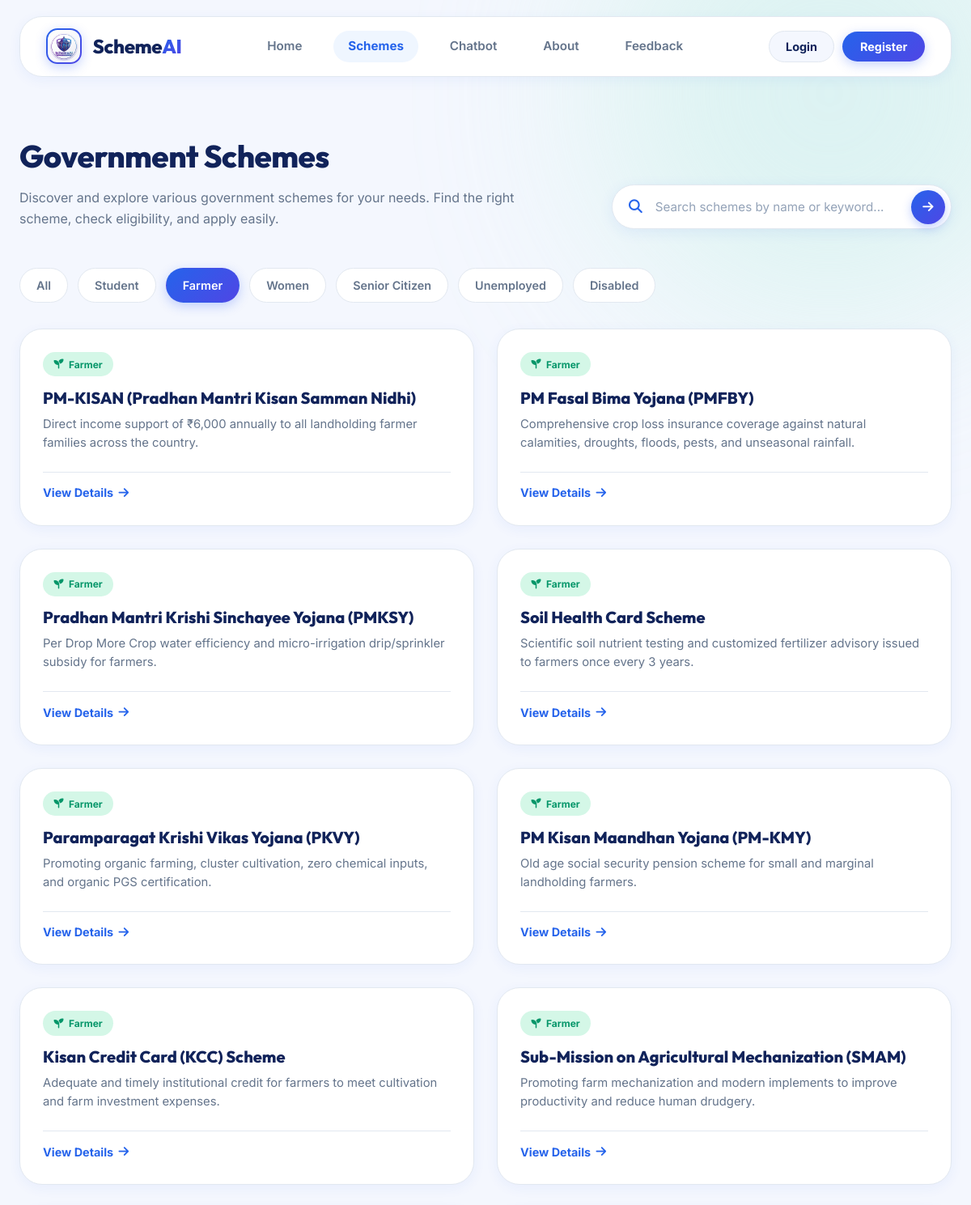
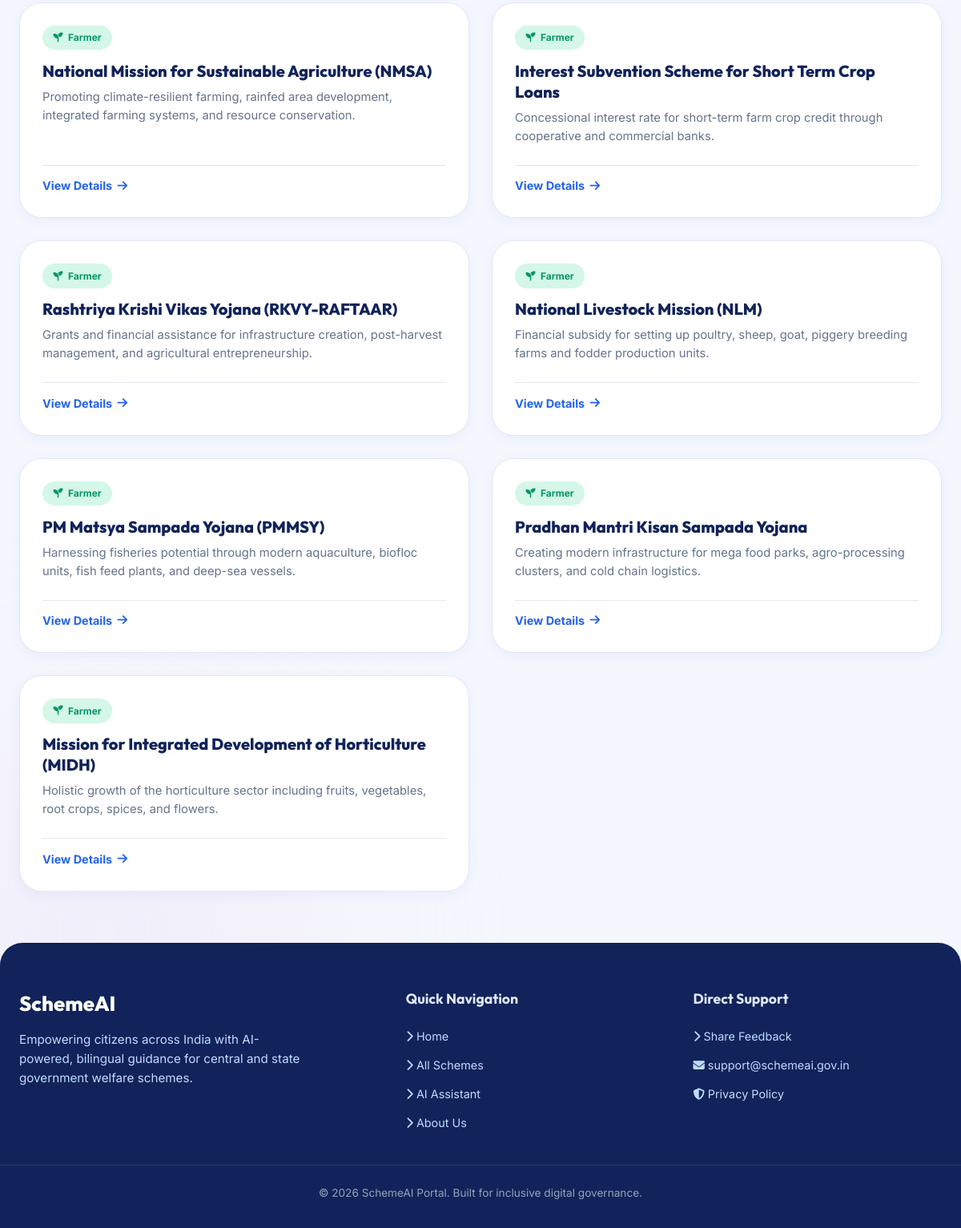
Page /schemes?category=farmer on the committed database (2 pictures, top to bottom).
### tables this page shows
CREATE TABLE schemes (
            id INTEGER PRIMARY KEY AUTOINCREMENT,
            name TEXT UNIQUE NOT NULL,
            category TEXT NOT NULL,
            description TEXT NOT NULL,
            eligibility TEXT NOT NULL,
            benefits TEXT NOT NULL,
            required_documents TEXT NOT NULL,
            portal_link TEXT NOT NULL
        );

### app.py (the view)
@app.route('/schemes')
def schemes_catalog():
    logged_in = 'user_id' in session
    username = session.get('username')
    category_filter = request.args.get('category', '').strip().lower()
    search_q = request.args.get('q', '').strip().lower()
    all_schemes = get_all_schemes()
    filtered_schemes = []
    for s in all_schemes:
        cat = str(s.get('category', '')).lower()
        name = str(s.get('name', '')).lower()
        desc = str(s.get('description', '')).lower()
        cat_match = True
        if category_filter and category_filter != 'all':
            if category_filter in ['student', 'students']:
                cat_match = 'student' in cat
            elif category_filter in ['farmer', 'farmers']:
                cat_match = 'farmer' in cat or 'agri' in cat
            elif category_filter in ['women', 'woman']:
                cat_match = 'women' in cat or 'female' in cat
            elif category_filter in ['senior', 'senior_citizen', 'seniors']:
                cat_match = 'senior' in cat or 'pension' in cat
            elif category_filter in ['unemployed', 'youth']:
                cat_match = 'unemployed' in cat or 'skill' in cat or 'youth' in cat
            elif category_filter in ['disabled', 'disabled_citizens']:
                cat_match = 'disabled' in cat or 'handicap' in cat
            else:
                cat_match = category_filter in cat
        search_match = True
        if search_q:
            search_match = (search_q in name or search_q in desc or search_q in cat)
        if cat_match and search_match:
            filtered_schemes.append(s)
    return render_template(
        'schemes.html',
        schemes=filtered_schemes,
        logged_in=logged_in,
        username=username,
        active_category=category_filter or 'all',
        search_query=search_q,
        total_count=len(all_schemes)
    )

### utils/db.py (called while the page is built)
def get_db_connection():
    conn = sqlite3.connect(DATABASE_PATH)
    conn.row_factory = sqlite3.Row  # Returns rows as dictionary-like objects
    return conn

def get_all_schemes():
    conn = get_db_connection()
    cursor = conn.cursor()
    cursor.execute("SELECT * FROM schemes")
    results = cursor.fetchall()
    conn.close()
    return [dict(row) for row in results]

### templates/schemes.html (shortened to what this page needs)
<!DOCTYPE html>
<html lang="en">
<head>
    <link rel="stylesheet" href="https://cdnjs.cloudflare.com/ajax/libs/font-awesome/6.4.0/css/all.min.css">
    <link rel="stylesheet" href="{{ url_for('static', filename='css/style.css') }}?v=16">
</head>
<body class="public-page">
    <div class="bg-glow bg-glow-1"></div>
    <div class="bg-glow bg-glow-2"></div>
    <div class="page-container" style="max-width: 1320px;">
        <header class="navbar" style="margin-top: 1.25rem;">
            <a href="/" class="brand">
                <div class="brand-logo">
                    <img src="{{ url_for('static', filename='images/logo.jpg') }}" alt="SchemeAI Logo" class="brand-logo-img">
                </div>
                <span class="brand-name">Scheme<span>AI</span></span>
            </a>
            <nav class="nav-links">
                <a href="/" class="nav-item">Home</a>
                <a href="{{ url_for('schemes_catalog') }}" class="nav-item active">Schemes</a>
                <a href="{{ url_for('chat_workspace') }}" class="nav-item">Chatbot</a>
                <a href="/about" class="nav-item">About</a>
                <a href="/feedback" class="nav-item">Feedback</a>
            </nav>
            <div class="nav-actions">
                {% if logged_in %}
                    <a href="{{ url_for('user_profile') }}" class="user-pill-btn">
                        <i class="fa-solid fa-circle-user"></i>
                        <span>{{ username }}</span>
                    </a>
                    <a href="{{ url_for('logout') }}" class="btn-nav-logout" title="Logout">
                        <i class="fa-solid fa-arrow-right-from-bracket"></i>
                    </a>
                {% else %}
                    <a href="{{ url_for('login') }}" class="btn-nav-login-light">Login</a>
                    <a href="{{ url_for('register') }}" class="btn-nav-register-light">Register</a>
                {% endif %}
            </div>
        </header>
        <div class="schemes-header-row">
            <div class="schemes-header-text">
                <h1 class="schemes-title">
                    Government Schemes
                </h1>
                <p class="schemes-subtitle">
                    Discover and explore various government schemes for your needs. Find the right scheme, check eligibility, and apply easily.
                </p>
            </div>
            <form action="{{ url_for('schemes_catalog') }}" method="GET" class="schemes-search-pill">
                <i class="fa-solid fa-magnifying-glass schemes-search-icon"></i>
                <input type="text" name="q" value="{{ search_query }}" placeholder="Search schemes by name or keyword..." autocomplete="off">
                <button type="submit" class="schemes-search-btn" title="Search Schemes">
                    <i class="fa-solid fa-arrow-right"></i>
                </button>
            </form>
        </div>
        <div class="category-filters-bar" style="justify-content: flex-start; margin: 1.5rem 0 2rem 0;">
            <a href="{{ url_for('schemes_catalog', q=search_query) }}" class="filter-pill {% if active_category == 'all' %}active{% endif %}">
                All
            </a>
            <a href="{{ url_for('schemes_catalog', category='student', q=search_query) }}" class="filter-pill {% if active_category in ['student', 'students'] %}active{% endif %}">
                Student
            </a>
            <a href="{{ url_for('schemes_catalog', category='farmer', q=search_query) }}" class="filter-pill {% if active_category in ['farmer', 'farmers'] %}active{% endif %}">
                Farmer
            </a>
            <a href="{{ url_for('schemes_catalog', category='women', q=search_query) }}" class="filter-pill {% if active_category in ['women', 'woman'] %}active{% endif %}">
                Women
            </a>
            <a href="{{ url_for('schemes_catalog', category='senior', q=search_query) }}" class="filter-pill {% if active_category in ['senior', 'senior_citizen', 'seniors'] %}active{% endif %}">
                Senior Citizen
            </a>
            <a href="{{ url_for('schemes_catalog', category='unemployed', q=search_query) }}" class="filter-pill {% if active_category in ['unemployed', 'youth'] %}active{% endif %}">
                Unemployed
            </a>
            <a href="{{ url_for('schemes_catalog', category='disabled', q=search_query) }}" class="filter-pill {% if active_category in ['disabled', 'disabled_citizens'] %}active{% endif %}">
                Disabled
            </a>
        </div>
        {% if schemes and schemes|length > 0 %}
        <div class="schemes-catalog-grid">
            {% for scheme in schemes %}
            <div class="scheme-card" style="border-radius: var(--radius-xl); padding: 1.75rem;">
                <div style="display: flex; align-items: center; gap: 0.75rem; margin-bottom: 0.85rem;">
                    {% if 'farmer' in scheme.category|lower or 'agri' in scheme.category|lower %}
                        <span style="background: #D4F7E7; color: #059669; font-weight: 700; font-size: 0.75rem; padding: 0.35rem 0.85rem; border-radius: var(--radius-pill); display: inline-flex; align-items: center; gap: 0.4rem;">
                            <i class="fa-solid fa-seedling"></i> Farmer
                        </span>
                    {% elif 'student' in scheme.category|lower %}
                        <span style="background: #EFF6FF; color: #2563EB; font-weight: 700; font-size: 0.75rem; padding: 0.35rem 0.85rem; border-radius: var(--radius-pill); display: inline-flex; align-items: center; gap: 0.4rem;">
                            <i class="fa-solid fa-graduation-cap"></i> Student
                        </span>
                    {% elif 'women' in scheme.category|lower or 'female' in scheme.category|lower %}
                        <span style="background: #FFE5F0; color: #DB2777; font-weight: 700; font-size: 0.75rem; padding: 0.35rem 0.85rem; border-radius: var(--radius-pill); display: inline-flex; align-items: center; gap: 0.4rem;">
                            <i class="fa-solid fa-person-dress"></i> Women
                        </span>
                    {% elif 'senior' in scheme.category|lower or 'pension' in scheme.category|lower %}
                        <span style="background: #E0F2FE; color: #0284C7; font-weight: 700; font-size: 0.75rem; padding: 0.35rem 0.85rem; border-radius: var(--radius-pill); display: inline-flex; align-items: center; gap: 0.4rem;">
                            <i class="fa-solid fa-person-cane"></i> Senior Citizen
                        </span>
                    {% elif 'unemployed' in scheme.category|lower or 'skill' in scheme.category|lower or 'youth' in scheme.category|lower %}
                        <span style="background: #FFF0E5; color: #EA580C; font-weight: 700; font-size: 0.75rem; padding: 0.35rem 0.85rem; border-radius: var(--radius-pill); display: inline-flex; align-items: center; gap: 0.4rem;">
                            <i class="fa-solid fa-briefcase"></i> Unemployed
                        </span>
                    {% elif 'disabled' in scheme.category|lower %}
                        <span style="background: #F1EAFF; color: #7C3AED; font-weight: 700; font-size: 0.75rem; padding: 0.35rem 0.85rem; border-radius: var(--radius-pill); display: inline-flex; align-items: center; gap: 0.4rem;">
                            <i class="fa-solid fa-wheelchair"></i> Disabled
                        </span>
                    {% else %}
                        <span style="background: #EFF6FF; color: #2563EB; font-weight: 700; font-size: 0.75rem; padding: 0.35rem 0.85rem; border-radius: var(--radius-pill);">
                            {{ scheme.category|title }}
                        </span>
                    {% endif %}
                </div>
                <h3 style="font-size: 1.25rem; font-weight: 800; color: var(--deep-purple); margin-bottom: 0.5rem;">
                    {{ scheme.name }}
                </h3>
                <p style="color: var(--text-secondary); font-size: 0.925rem; line-height: 1.55; margin-bottom: 1.5rem; flex-grow: 1;">
                    {{ scheme.description }}
                </p>
                <div class="scheme-card-footer" style="padding-top: 0.85rem;">
                    <a href="{{ url_for('scheme_details', scheme_id=scheme.id) }}" class="scheme-link" style="color: var(--primary-purple); font-weight: 700;">
                        View Details <i class="fa-solid fa-arrow-right"></i>
                    </a>
                </div>
            </div>
            {% endfor %}
        </div>
        {% endif %}
    </div>
    <footer class="site-footer" style="margin-top: 4rem;">
        <div class="footer-container">
            <div class="footer-brand">
                <h3>Scheme<span>AI</span></h3>
                <p>Empowering citizens across India with AI-powered, bilingual guidance for central and state government welfare schemes.</p>
            </div>
            <div class="footer-links">
                <h4>Quick Navigation</h4>
                <ul>
                    <li><a href="/"><i class="fa-solid fa-chevron-right"></i> Home</a></li>
                    <li><a href="/schemes"><i class="fa-solid fa-chevron-right"></i> All Schemes</a></li>
                    <li><a href="/chat"><i class="fa-solid fa-chevron-right"></i> AI Assistant</a></li>
                    <li><a href="/about"><i class="fa-solid fa-chevron-right"></i> About Us</a></li>
                </ul>
            </div>
            <div class="footer-links">
                <h4>Direct Support</h4>
                <ul>
                    <li><a href="/feedback"><i class="fa-solid fa-chevron-right"></i> Share Feedback</a></li>
                    <li><a href="mailto:support@schemeai.gov.in"><i class="fa-solid fa-envelope"></i> support@schemeai.gov.in</a></li>
                    <li><a href="/"><i class="fa-solid fa-shield-halved"></i> Privacy Policy</a></li>
                </ul>
            </div>
        </div>
        <div class="footer-bottom">
            <p>&copy; 2026 SchemeAI Portal. Built for inclusive digital governance.</p>
        </div>
    </footer>
</body>
</html>

### rows in the picture
schemes: category "farmer" (drawn), name "PM-KISAN (Pradhan Mantri Kisan Samman Nidhi)", description "Direct income support of ₹6,000 annually to all landholding farmer families across the country."
schemes: category "farmer" (drawn), name "PM Fasal Bima Yojana (PMFBY)", description "Comprehensive crop loss insurance coverage against natural calamities, droughts, floods, pests, and unseasonal rainfall."
schemes: category "farmer" (drawn), name "Pradhan Mantri Krishi Sinchayee Yojana (PMKSY)", description "Per Drop More Crop water efficiency and micro-irrigation drip/sprinkler subsidy for farmers."
schemes: category "farmer" (drawn), name "Soil Health Card Scheme", description "Scientific soil nutrient testing and customized fertilizer advisory issued to farmers once every 3 years."
schemes: category "farmer" (drawn), name "Paramparagat Krishi Vikas Yojana (PKVY)", description "Promoting organic farming, cluster cultivation, zero chemical inputs, and organic PGS certification."
schemes: category "farmer" (drawn), name "PM Kisan Maandhan Yojana (PM-KMY)", description "Old age social security pension scheme for small and marginal landholding farmers."
schemes: category "farmer" (drawn), name "Kisan Credit Card (KCC) Scheme", description "Adequate and timely institutional credit for farmers to meet cultivation and farm investment expenses."
schemes: category "farmer" (drawn), name "Sub-Mission on Agricultural Mechanization (SMAM)", description "Promoting farm mechanization and modern implements to improve productivity and reduce human drudgery."
schemes: category "farmer" (drawn), name "National Mission for Sustainable Agriculture (NMSA)", description "Promoting climate-resilient farming, rainfed area development, integrated farming systems, and resource conservation."
schemes: category "farmer" (drawn), name "Interest Subvention Scheme for Short Term Crop Loans", description "Concessional interest rate for short-term farm crop credit through cooperative and commercial banks."
schemes: category "farmer" (drawn), name "Rashtriya Krishi Vikas Yojana (RKVY-RAFTAAR)", description "Grants and financial assistance for infrastructure creation, post-harvest management, and agricultural entrepreneurship."
schemes: category "farmer" (drawn), name "National Livestock Mission (NLM)", description "Financial subsidy for setting up poultry, sheep, goat, piggery breeding farms and fodder production units."
schemes: category "farmer" (drawn), name "PM Matsya Sampada Yojana (PMMSY)", description "Harnessing fisheries potential through modern aquaculture, biofloc units, fish feed plants, and deep-sea vessels."
schemes: category "farmer" (drawn), name "Pradhan Mantri Kisan Sampada Yojana", description "Creating modern infrastructure for mega food parks, agro-processing clusters, and cold chain logistics."
schemes: category "farmer" (drawn), name "Mission for Integrated Development of Horticulture (MIDH)", description "Holistic growth of the horticulture sector including fruits, vegetables, root crops, spices, and flowers."
